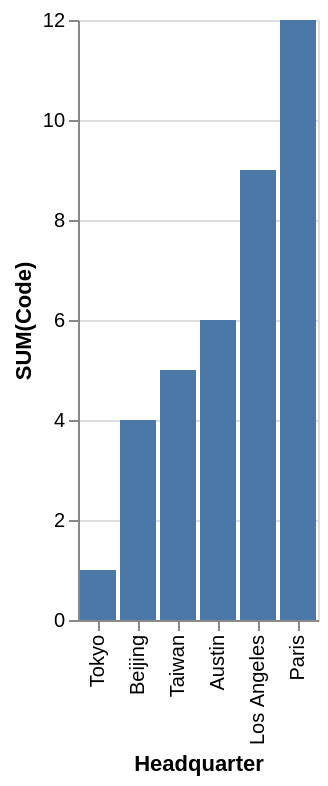

Vega-Lite specification for this chart:
### Vega-Lite specification from a JSON file in a GitHub repository (floating-point values rounded to 4 significant figures)
{"data": {"values": [{"x_data": "Austin", "y_data": 6}, {"x_data": "Beijing", "y_data": 4}, {"x_data": "Los Angeles", "y_data": 9}, {"x_data": "Paris", "y_data": 12}, {"x_data": "Taiwan", "y_data": 5}, {"x_data": "Tokyo", "y_data": 1}]}, "mark": "bar", "encoding": {"x": {"field": "x_data", "type": "nominal", "title": "Headquarter", "sort": {"op": "sum", "field": "y_data", "order": "ascending"}}, "y": {"field": "y_data", "type": "quantitative", "title": "SUM(Code)"}}}
